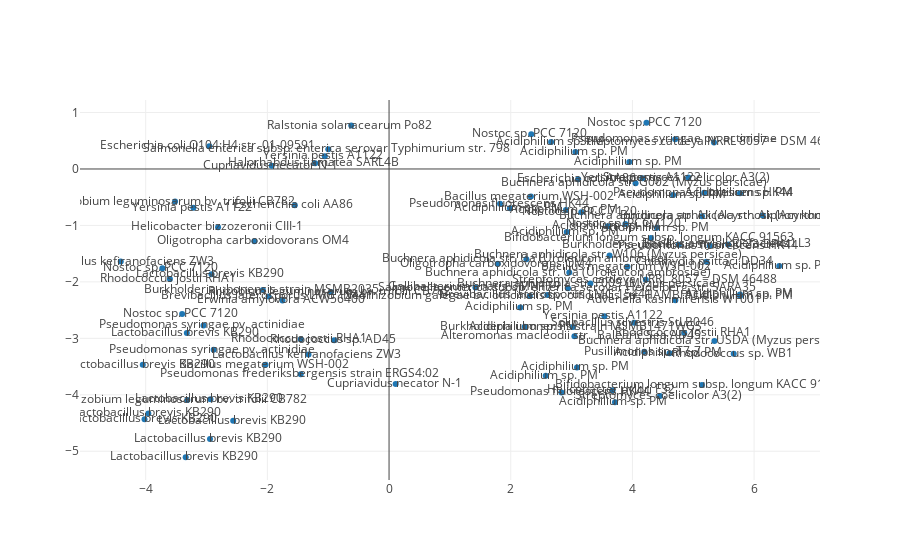

Write notebook code for a chart like this one.
### Code cell
t0 = time()
tsne = manifold.TSNE(n_components=2, random_state=0, init='pca')
Y = tsne.fit_transform(matrix)
t1 = time()

trace = go.Scatter(
    x = [i[0] for i in Y],
    y = [i[1] for i in Y],
    text = [i for i in labels],
    mode='markers+text',
    hoverinfo = "text"
)

pdata = [trace]

# Plot and embed in ipython notebook!
iplot(pdata, filename='basic-scatter')

### Figure 1 — Plotly figure (JSON) as saved in the notebook; plotly's stock layout.template omitted (floating-point values rounded to 4 significant figures)
{"data": [{"hoverinfo": "text", "mode": "markers+text", "text": ["Escherichia coli AA86 ", "Escherichia coli AA86 ", "Pseudomonas fluorescens HK44 ", "Pseudomonas fluorescens HK44 ", "Pseudomonas fluorescens HK44 ", "Pseudomonas fluorescens HK44 ", "Escherichia coli O104:H4 str. 01-09591 ", "Advenella kashmirensis WT001 ", "Salmonella enterica subsp. enterica serovar Heidelberg str. SARA35 ", "Helicobacter pylori F32 ", "Solibacillus silvestris StLB046 ", "Lactobacillus brevis KB290 ", "Lactobacillus brevis KB290 ", "Lactobacillus brevis KB290 ", "Lactobacillus brevis KB290 ", "Lactobacillus brevis KB290 ", "Lactobacillus brevis KB290 ", "Lactobacillus brevis KB290 ", "Lactobacillus brevis KB290 ", "Lactobacillus brevis KB290 ", "Rhodococcus sp. AD45 ", "Chlamydia psittaci DD34 ", "Bacillus amyloliquefaciens LL3 ", "Buchnera aphidicola str. Ak (Acyrthosiphon kondoi) ", "Buchnera aphidicola str. Ak (Acyrthosiphon kondoi) ", "Buchnera aphidicola str. Ua (Uroleucon ambrosiae) ", "Buchnera aphidicola str. Ua (Uroleucon ambrosiae) ", "Buchnera aphidicola str. USDA (Myzus persicae) ", "Buchnera aphidicola str. W106 (Myzus persicae) ", "Buchnera aphidicola str. G002 (Myzus persicae) ", "Buchnera aphidicola str. F009 (Myzus persicae) ", "Bifidobacterium longum subsp. longum KACC 91563 ", "Bifidobacterium longum subsp. longum KACC 91563 ", "Ralstonia solanacearum Po82 ", "Oligotropha carboxidovorans OM4 ", "Oligotropha carboxidovorans OM4 ", "Erwinia amylovora ACW56400 ", "Yersinia pestis A1122 ", "Yersinia pestis A1122 ", "Bacillus megaterium WSH-002 ", "Bacillus megaterium WSH-002 ", "Bacillus megaterium WSH-002 ", "Streptomyces cattleya NRRL 8057 = DSM 46488 ", "Alteromonas macleodii str. 'Balearic Sea AD45' ", "Rhizobium leguminosarum bv. trifolii CB782 ", "Rhizobium leguminosarum bv. trifolii CB782 ", "Rhizobium leguminosarum bv. trifolii CB782 ", "Yersinia pestis A1122 ", "Yersinia pestis A1122 ", "Burkholderia ubonensis strain RF23-BP41 ", "Burkholderia ubonensis strain MSMB2035 ", "Burkholderia ubonensis strain MSMB1471WGS ", "Rhodococcus sp. WB1 ", "Pseudomonas syringae pv. actinidiae ", "Pseudomonas syringae pv. actinidiae ", "Pseudomonas syringae pv. actinidiae ", "Pseudomonas frederiksbergensis strain ERGS4:02 ", "Streptomyces cattleya NRRL 8057 = DSM 46488 ", "Halorhabdus tiamatea SARL4B ", "Neorhizobium galegae bv. officinalis bv. officinalis str. HAMBI 1141 ", "Nostoc sp. PCC 7120 ", "Nostoc sp. PCC 7120 ", "Nostoc sp. PCC 7120 ", "Nostoc sp. PCC 7120 ", "Nostoc sp. PCC 7120 ", "Nostoc sp. PCC 7120 ", "Streptomyces coelicolor A3(2) ", "Streptomyces coelicolor A3(2) ", "Rhodococcus jostii RHA1 ", "Rhodococcus jostii RHA1 ", "Rhodococcus jostii RHA1 ", "Pusillimonas sp. T7-7 ", "Gallibacterium anatis UMN179 ", "Lactobacillus kefiranofaciens ZW3 ", "Lactobacillus kefiranofaciens ZW3 ", "Helicobacter bizzozeronii CIII-1 ", "Cupriavidus necator N-1 ", "Cupriavidus necator N-1 ", "Salmonella enterica subsp. enterica serovar Typhimurium str. 798 ", "Acidiphilium sp. PM ", "Acidiphilium sp. PM ", "Acidiphilium sp. PM ", "Acidiphilium sp. PM ", "Acidiphilium sp. PM ", "Acidiphilium sp. PM ", "Acidiphilium sp. PM ", "Acidiphilium sp. PM ", "Acidiphilium sp. PM ", "Acidiphilium sp. PM ", "Acidiphilium sp. PM ", "Acidiphilium sp. PM ", "Acidiphilium sp. PM ", "Acidiphilium sp. PM ", "Acidiphilium sp. PM ", "Acidiphilium sp. PM ", "Acidiphilium sp. PM ", "Acidiphilium sp. PM ", "Acidiphilium sp. PM ", "Brevibacillus laterosporus LMG 15441 ", "Brevibacillus laterosporus LMG 15441 "], "type": "scatter", "uid": "277c2ecc-9762-11e8-8b76-14109fe1632b", "x": [3.108, -1.549, 1.825, 2.834, 5.271, 5.18, -2.954, 4.705, 2.942, 3.675, 4.029, -2.943, -3.342, -3.956, -2.562, -2.936, -3.324, -4.019, -4.048, -2.919, -0.9009, 5.215, 5.572, 6.142, 5.144, 2.257, 2.962, 5.348, 3.624, 4.052, 3.309, 4.304, 5.142, -0.6214, 1.787, -2.213, -1.752, -3.216, 4.165, -2.03, 3.918, 2.331, 5.341, 3.047, -3.315, -0.9537, -3.517, 3.539, -1.057, 4.763, -2.073, 3.02, 5.665, -3.05, -2.883, 4.702, -1.452, 4.22, -1.214, 2.314, -3.726, 2.337, 3.884, 4.231, 3.159, -3.401, 4.454, 4.919, -3.602, -1.45, 4.851, 4.195, 1.42, -4.41, -1.324, -2.81, 0.1087, -1.927, -0.9984, 4.61, 3.089, 3.949, 4.401, 6.413, 5.768, 5.769, 2.663, 3.713, 3.594, 4.668, 2.575, 1.987, 2.157, 2.908, 3.063, 5.771, 2.92, 2.23, -1.981, 2.601], "y": [-0.183, -0.6427, -0.6162, -3.958, -1.361, -0.4216, 0.4029, -2.327, -2.113, -3.92, -2.723, -4.785, -5.106, -4.33, -4.461, -4.081, -2.906, -4.433, -3.468, -1.867, -3.035, -1.643, -1.336, -0.8245, -0.8391, -1.598, -1.834, -3.047, -1.531, -0.2504, -2.03, -1.224, -3.827, 0.7683, -1.681, -1.278, -2.329, -0.6868, -0.1652, -3.469, -1.73, -0.4887, 0.4704, -2.965, -4.093, -2.179, -0.5779, -2.61, 0.2278, -1.34, -2.143, -2.799, -3.271, -2.771, -3.204, 0.5257, -3.636, -1.962, 0.09985, -2.251, -1.757, 0.6158, -0.9747, 0.8191, -0.7643, -2.567, -4.02, -0.1515, -1.951, -3.018, -2.905, -3.235, -2.098, -1.641, -3.287, -1.033, -3.81, 0.05566, 0.3507, -3.263, -3.516, 0.1227, -1.04, -1.719, -2.222, -0.4292, 0.4769, -4.132, -1.015, -0.4615, -3.664, -0.6976, -2.453, -0.7261, 0.302, -2.249, -1.117, -2.797, -2.258, -2.232]}], "layout": {}}
